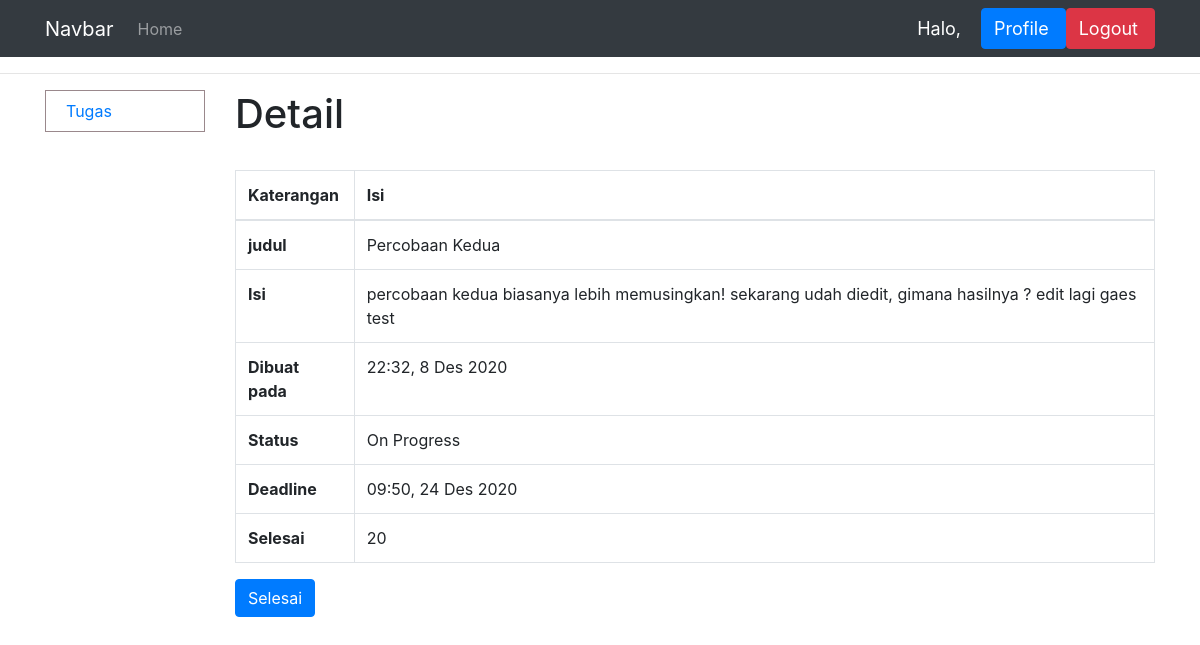
/lihat_tugas/15/ (signed in), run on the app's committed database.
### dashboard/models.py (models this page shows, shortened)
class Tugas(models.Model):
    STATUS = (
        ('Tuntas', 'Tuntas'),
        ('Hold', 'Hold'),
        ('Stuck', 'Stuck'),
        ('On Progress', 'On Progress'),
        ('Selesai', 'Selesai'),
        ('Deadline', 'Deadline'),
    )
    JENIS = (
        ('Rutin', 'Rutin'),
        ('Proyek', 'Proyek')
    )
    pemilik_tugas = models.ForeignKey(User, on_delete=models.CASCADE)
    judul = models.CharField(max_length=100)
    isi = models.CharField(max_length=255)
    dibuat_pada = models.DateTimeField('Dibuat pada')
    status = models.CharField(max_length=100, choices=STATUS)
    jenis = models.CharField(max_length=100, choices=JENIS, null=True)
    deadline = models.DateTimeField('Deadline', null=True)
    kuantitas = models.IntegerField(null=True)
    selesai = models.IntegerField(null=True)
    selesai_pada = models.DateTimeField('Selesai pada', null=True)
    acc = models.IntegerField(null=True)
    def progressnya(self):
        return str(self.selesai) + "/" + str(self.kuantitas)
    def formatwaktu(self, propertinya):
        nama_bulan = {
            1: "Jan",
            2: "Feb",
            3: "Mar",
            4: "Apr",
            5: "Mei",
            6: "Jun",
            7: "Jul",
            8: "Agus",
            9: "Sep",
            10: "Okt",
            11: "Nov",
            12: "Des"
        }
        utc_datetime = propertinya
        local_timezone = pytz.timezone("Asia/Jakarta")
        local_datetime = utc_datetime.replace(tzinfo=pytz.utc)
        propertinya = local_datetime.astimezone(local_timezone)
        hari = str(propertinya.day)
        bulan = nama_bulan[propertinya.month]
        tahun = str(propertinya.year)
        jam = str(propertinya.hour)
        if len(jam) < 2:
            jam = "0" + jam
        menit = str(propertinya.minute)
        if len(menit) < 2:
            menit = "0" + menit
        return jam + ":" + menit + ", " + hari + " " + bulan + " " + tahun

### dashboard/views.py (the view, shortened to what this page needs)
# urls.py: path('lihat_tugas/<int:tugas_id>/', views.detail_tugas, name='detail_tugas'),
@login_required(login_url='login')
def detail_tugas(request, tugas_id):
    if apamanager(request.user):
        return redirect('manager')
    nama = request.user.first_name
    context = detailtugas(tugas_id)
    context['nama'] = nama
    if request.user.last_name == 'Human Resource':
        context['data_kar'] = True
    return render(request, 'dashboard/detail_tugas.html', context)

### dashboard/logic.py (called while the page is built)
def apamanager(user):
    return user.groups.filter(name='Manager').exists()

### dashboard/templates/dashboard/detail_tugas.html (shortened to what this page needs)
{% extends 'dashboard/main.html' %}
{% block content %}
<hr>
<div class="container">
    <div class="row">
        {% include 'dashboard/sidebarstaff.html' %}
        <div class="col">
            <h1>Detail</h1>
            <br>
            <table class="table table-bordered">
                <thead>
                    <tr>
                        <th scope="col">Katerangan</th>
                        <th scope="col">Isi</th>
                    </tr>
                </thead>
                <tbody>
                    <tr>
                        <th scope="row">judul</th>
                        <td>{{judul}}</td>
                    </tr>
                    <tr>
                        <th scope="row">Isi</th>
                        <td>{{isi}}</td>
                    </tr>
                    <tr>
                        <th scope="row">Dibuat pada</th>
                        <td>{{dibuat_pada}}</td>
                    </tr>
                    <tr>
                        <th scope="row">Status</th>
                        <td>{{status}}</td>
                    </tr>
                    <tr>
                        <th scope="row">Deadline</th>
                        <td>{{deadline}}</td>
                    </tr>
                    <tr>
                        <th scope="row">Selesai</th>
                        <td>{{selesai}}</td>
                    </tr>
                </tbody>
            </table>
            <form action="" method="POST">
                <button type="submit" class="btn btn-primary">Selesai</button>
            </form>
        </div>
    </div>
</div>
{% endblock %}

### data on the page
Tugas: judul "Percobaan Kedua", isi "percobaan kedua biasanya lebih memusingkan! sekarang udah diedit, gimana hasilnya ? edit lagi gaes test", status "On Progress"

### other printed values
{{ dibuat_pada }} "22:32, 8 Des 2020"
{{ deadline }} "09:50, 24 Des 2020"
{{ selesai }} "20"
